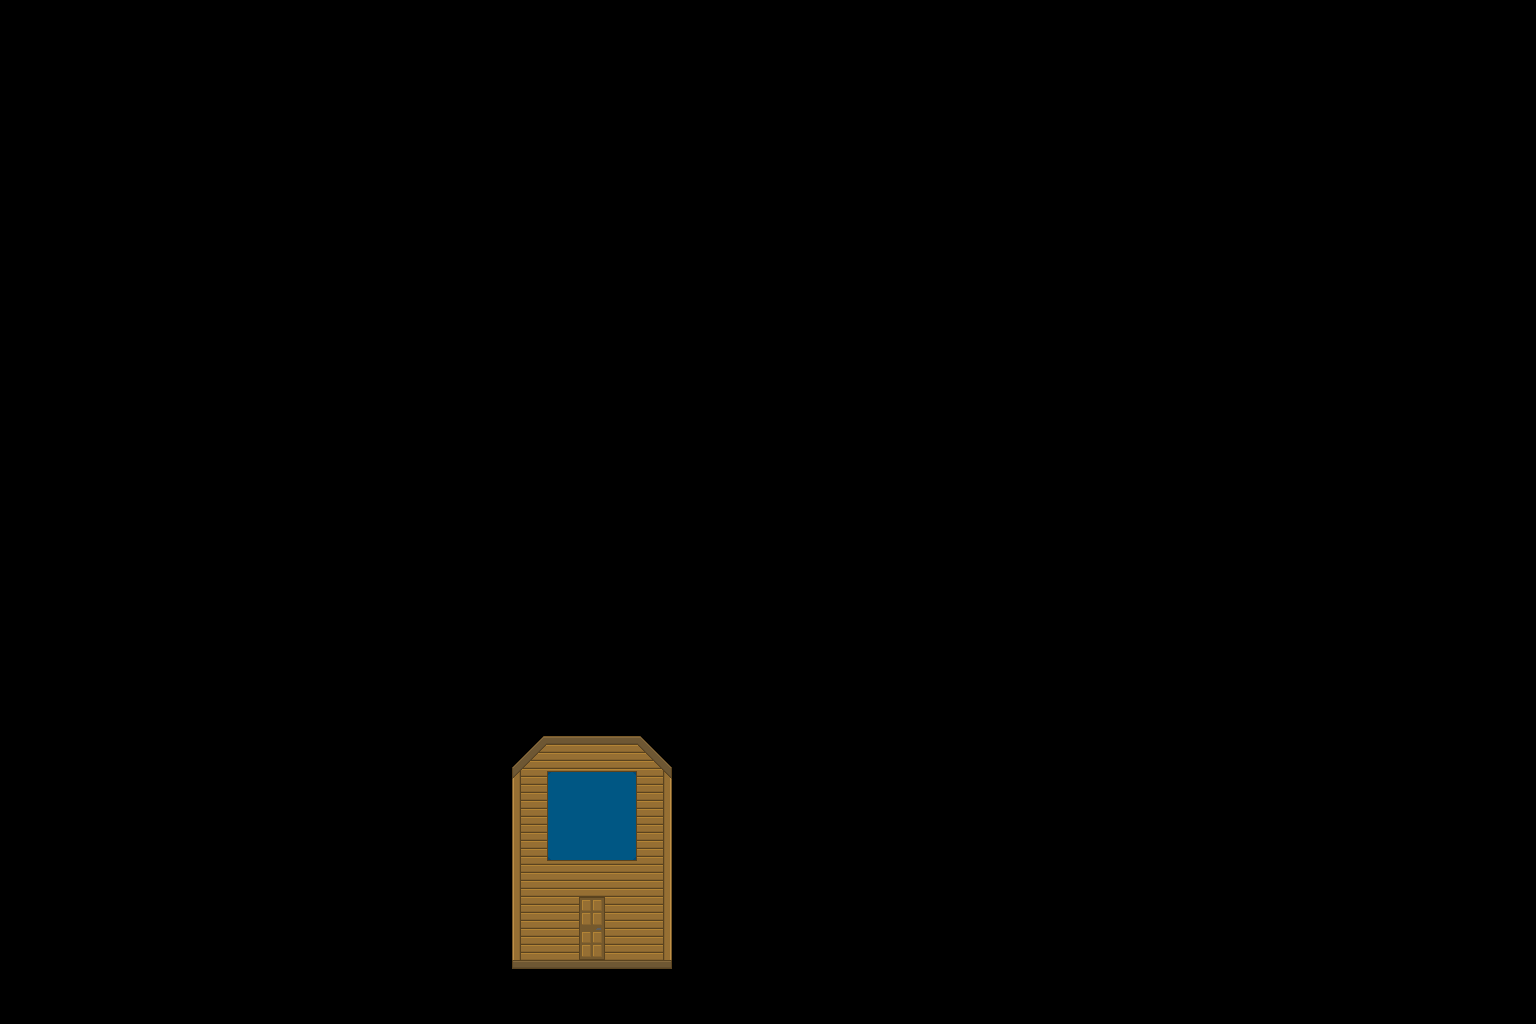

This game map was drawn from its Tiled (.tmx) file and the tilesets committed beside it. A one-line description and the full map source follow:
An orthogonal 48x32 tile map with 32x32 px tiles, 1 tile layer (House) and 7 objects (6x Solid, Gateway).

<map version="1.0" orientation="orthogonal" renderorder="right-down" width="48" height="32" tilewidth="32" tileheight="32" nextobjectid="8">
 <tileset firstgid="1" name="Tilesheet" tilewidth="32" tileheight="32" tilecount="400" columns="20">
  <image source="../Tiles/Tilesheet.png" trans="000000" width="640" height="640" />
 </tileset>
 <layer name="House" width="48" height="32">
  <data encoding="csv">
0,0,0,0,0,0,0,0,0,0,0,0,0,0,0,0,0,0,0,0,0,0,0,0,0,0,0,0,0,0,0,0,0,0,0,0,0,0,0,0,0,0,0,0,0,0,0,0,
0,0,0,0,0,0,0,0,0,0,0,0,0,0,0,0,0,0,0,0,0,0,0,0,0,0,0,0,0,0,0,0,0,0,0,0,0,0,0,0,0,0,0,0,0,0,0,0,
0,0,0,0,0,0,0,0,0,0,0,0,0,0,0,0,0,0,0,0,0,0,0,0,0,0,0,0,0,0,0,0,0,0,0,0,0,0,0,0,0,0,0,0,0,0,0,0,
0,0,0,0,0,0,0,0,0,0,0,0,0,0,0,0,0,0,0,0,0,0,0,0,0,0,0,0,0,0,0,0,0,0,0,0,0,0,0,0,0,0,0,0,0,0,0,0,
0,0,0,0,0,0,0,0,0,0,0,0,0,0,0,0,0,0,0,0,0,0,0,0,0,0,0,0,0,0,0,0,0,0,0,0,0,0,0,0,0,0,0,0,0,0,0,0,
0,0,0,0,0,0,0,0,0,0,0,0,0,0,0,0,0,0,0,0,0,0,0,0,0,0,0,0,0,0,0,0,0,0,0,0,0,0,0,0,0,0,0,0,0,0,0,0,
0,0,0,0,0,0,0,0,0,0,0,0,0,0,0,0,0,0,0,0,0,0,0,0,0,0,0,0,0,0,0,0,0,0,0,0,0,0,0,0,0,0,0,0,0,0,0,0,
0,0,0,0,0,0,0,0,0,0,0,0,0,0,0,0,0,0,0,0,0,0,0,0,0,0,0,0,0,0,0,0,0,0,0,0,0,0,0,0,0,0,0,0,0,0,0,0,
0,0,0,0,0,0,0,0,0,0,0,0,0,0,0,0,0,0,0,0,0,0,0,0,0,0,0,0,0,0,0,0,0,0,0,0,0,0,0,0,0,0,0,0,0,0,0,0,
0,0,0,0,0,0,0,0,0,0,0,0,0,0,0,0,0,0,0,0,0,0,0,0,0,0,0,0,0,0,0,0,0,0,0,0,0,0,0,0,0,0,0,0,0,0,0,0,
0,0,0,0,0,0,0,0,0,0,0,0,0,0,0,0,0,0,0,0,0,0,0,0,0,0,0,0,0,0,0,0,0,0,0,0,0,0,0,0,0,0,0,0,0,0,0,0,
0,0,0,0,0,0,0,0,0,0,0,0,0,0,0,0,0,0,0,0,0,0,0,0,0,0,0,0,0,0,0,0,0,0,0,0,0,0,0,0,0,0,0,0,0,0,0,0,
0,0,0,0,0,0,0,0,0,0,0,0,0,0,0,0,0,0,0,0,0,0,0,0,0,0,0,0,0,0,0,0,0,0,0,0,0,0,0,0,0,0,0,0,0,0,0,0,
0,0,0,0,0,0,0,0,0,0,0,0,0,0,0,0,0,0,0,0,0,0,0,0,0,0,0,0,0,0,0,0,0,0,0,0,0,0,0,0,0,0,0,0,0,0,0,0,
0,0,0,0,0,0,0,0,0,0,0,0,0,0,0,0,0,0,0,0,0,0,0,0,0,0,0,0,0,0,0,0,0,0,0,0,0,0,0,0,0,0,0,0,0,0,0,0,
0,0,0,0,0,0,0,0,0,0,0,0,0,0,0,0,0,0,0,0,0,0,0,0,0,0,0,0,0,0,0,0,0,0,0,0,0,0,0,0,0,0,0,0,0,0,0,0,
0,0,0,0,0,0,0,0,0,0,0,0,0,0,0,0,0,0,0,0,0,0,0,0,0,0,0,0,0,0,0,0,0,0,0,0,0,0,0,0,0,0,0,0,0,0,0,0,
0,0,0,0,0,0,0,0,0,0,0,0,0,0,0,0,0,0,0,0,0,0,0,0,0,0,0,0,0,0,0,0,0,0,0,0,0,0,0,0,0,0,0,0,0,0,0,0,
0,0,0,0,0,0,0,0,0,0,0,0,0,0,0,0,0,0,0,0,0,0,0,0,0,0,0,0,0,0,0,0,0,0,0,0,0,0,0,0,0,0,0,0,0,0,0,0,
0,0,0,0,0,0,0,0,0,0,0,0,0,0,0,0,0,0,0,0,0,0,0,0,0,0,0,0,0,0,0,0,0,0,0,0,0,0,0,0,0,0,0,0,0,0,0,0,
0,0,0,0,0,0,0,0,0,0,0,0,0,0,0,0,0,0,0,0,0,0,0,0,0,0,0,0,0,0,0,0,0,0,0,0,0,0,0,0,0,0,0,0,0,0,0,0,
0,0,0,0,0,0,0,0,0,0,0,0,0,0,0,0,0,0,0,0,0,0,0,0,0,0,0,0,0,0,0,0,0,0,0,0,0,0,0,0,0,0,0,0,0,0,0,0,
0,0,0,0,0,0,0,0,0,0,0,0,0,0,0,0,0,0,0,0,0,0,0,0,0,0,0,0,0,0,0,0,0,0,0,0,0,0,0,0,0,0,0,0,0,0,0,0,
0,0,0,0,0,0,0,0,0,0,0,0,0,0,0,0,154,136,137,138,139,0,0,0,0,0,0,0,0,0,0,0,0,0,0,0,0,0,0,0,0,0,0,0,0,0,0,0,
0,0,0,0,0,0,0,0,0,0,0,0,0,0,0,0,174,198,195,199,180,0,0,0,0,0,0,0,0,0,0,0,0,0,0,0,0,0,0,0,0,0,0,0,0,0,0,0,
0,0,0,0,0,0,0,0,0,0,0,0,0,0,0,0,194,215,175,196,200,0,0,0,0,0,0,0,0,0,0,0,0,0,0,0,0,0,0,0,0,0,0,0,0,0,0,0,
0,0,0,0,0,0,0,0,0,0,0,0,0,0,0,0,194,218,216,219,200,0,0,0,0,0,0,0,0,0,0,0,0,0,0,0,0,0,0,0,0,0,0,0,0,0,0,0,
0,0,0,0,0,0,0,0,0,0,0,0,0,0,0,0,194,179,179,179,200,0,0,0,0,0,0,0,0,0,0,0,0,0,0,0,0,0,0,0,0,0,0,0,0,0,0,0,
0,0,0,0,0,0,0,0,0,0,0,0,0,0,0,0,194,156,197,179,220,0,0,0,0,0,0,0,0,0,0,0,0,0,0,0,0,0,0,0,0,0,0,0,0,0,0,0,
0,0,0,0,0,0,0,0,0,0,0,0,0,0,0,0,214,156,217,179,220,0,0,0,0,0,0,0,0,0,0,0,0,0,0,0,0,0,0,0,0,0,0,0,0,0,0,0,
0,0,0,0,0,0,0,0,0,0,0,0,0,0,0,0,234,235,236,237,240,0,0,0,0,0,0,0,0,0,0,0,0,0,0,0,0,0,0,0,0,0,0,0,0,0,0,0,
0,0,0,0,0,0,0,0,0,0,0,0,0,0,0,0,0,0,0,0,0,0,0,0,0,0,0,0,0,0,0,0,0,0,0,0,0,0,0,0,0,0,0,0,0,0,0,0
</data>
 </layer>
 <objectgroup name="Collisions">
  <object id="1" name="town_house_6_inside" type="Gateway" x="576" y="897" width="30" height="63">
   <properties>
    <property name="travel_location" value="town_house_6_outside" />
   </properties>
  </object>
  <object id="2" type="Solid" x="513" y="960" width="157" height="8" />
  <object id="3" type="Solid" x="512" y="766" width="7" height="193" />
  <object id="4" type="Solid" x="663" y="767" width="8" height="193" />
  <object id="5" type="Solid" x="543" y="735" width="95" height="9" />
  <object id="6" type="Solid" x="528" y="752" width="7" height="5" />
  <object id="7" type="Solid" x="648" y="750" width="8" height="5" />
 </objectgroup>
</map>
